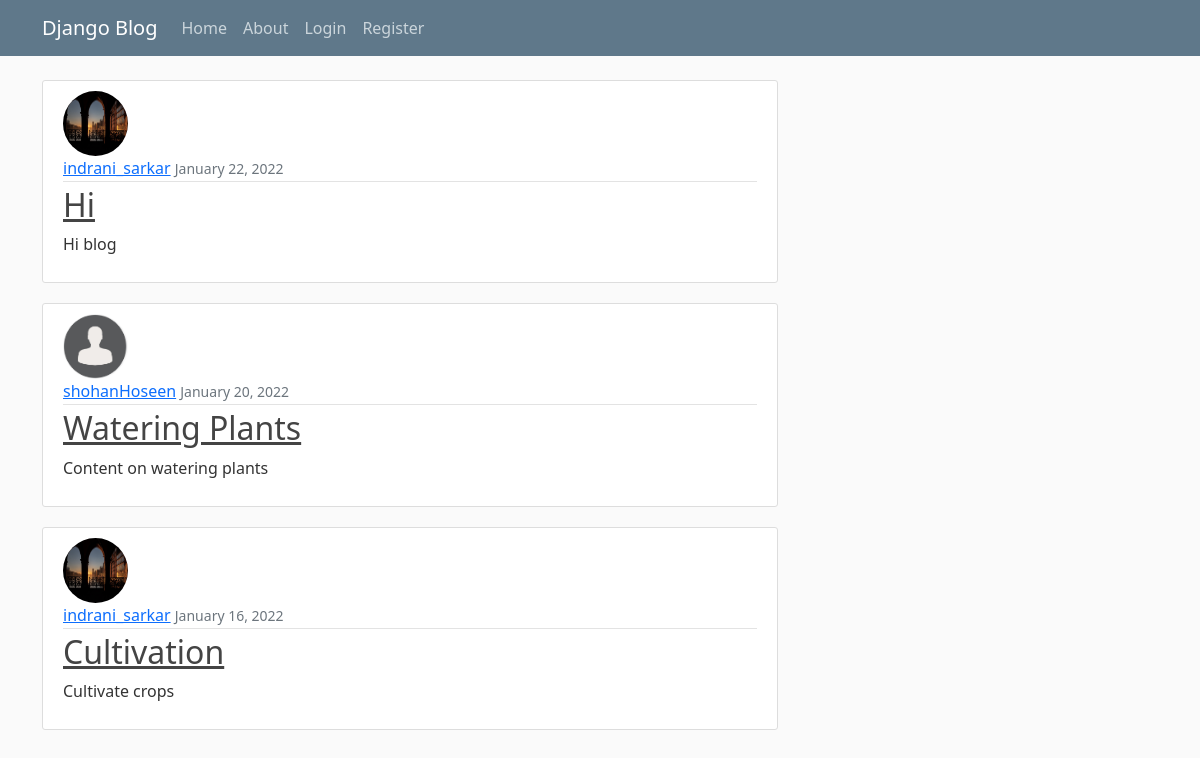
Before: /blog_dashboard/ with the older database file.
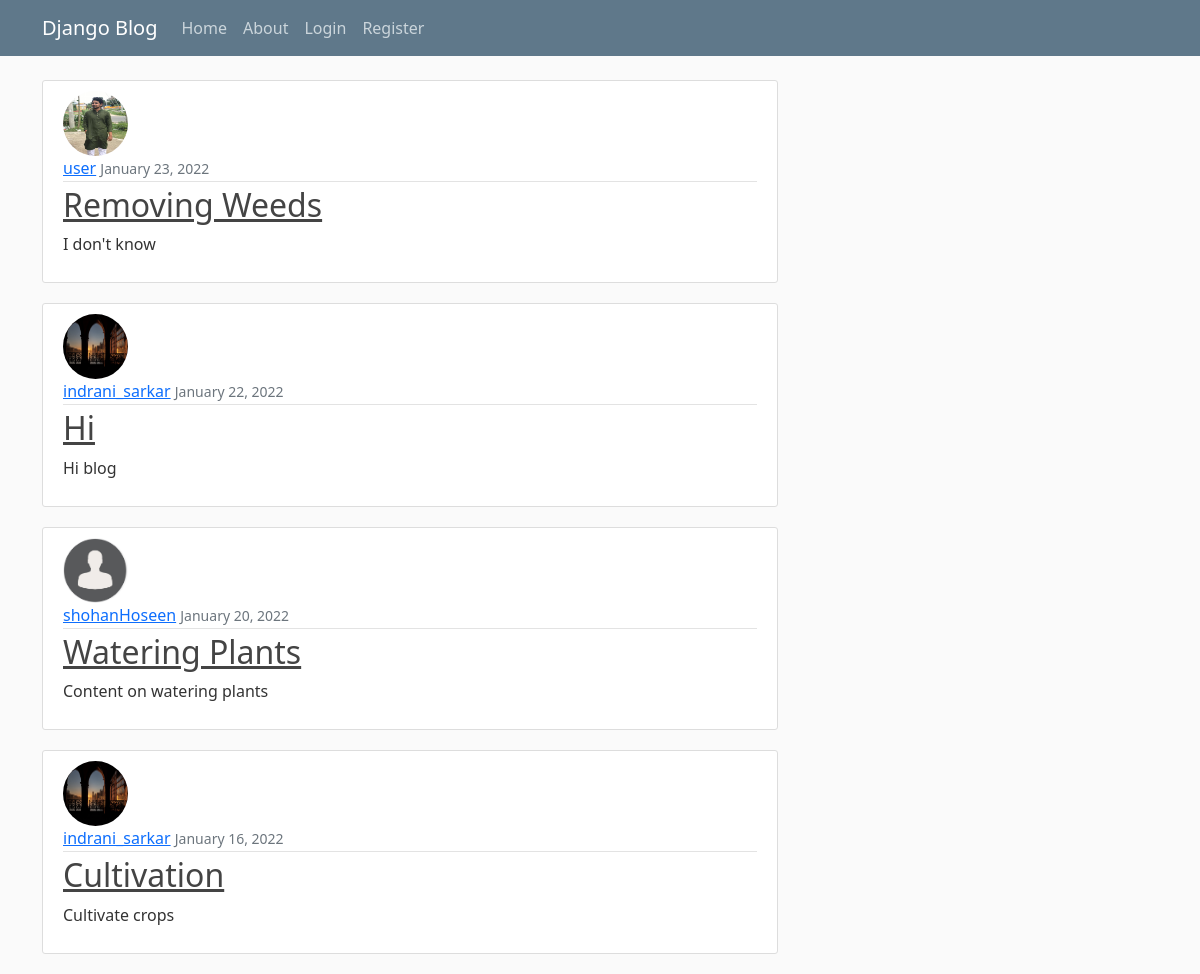
After: the same page with the newer database file.
### BlogSupport/models.py (models this page shows, shortened)
class Post(models.Model):
    postTitle = models.CharField(max_length=100)
    postContent = models.TextField()
    datePosted = models.DateTimeField(default=timezone.now)
    author = models.ForeignKey(User, on_delete=models.CASCADE)

### Users/models.py (models this page shows, shortened)
class Profile(models.Model):
    user = models.OneToOneField(User, on_delete=models.CASCADE)
    image = models.ImageField(default='default.jpg', upload_to='profile_pics')

### BlogSupport/views.py (the view)
# urls.py: path('', PostListView.as_view(), name='blog-dashboard'),
class PostListView(ListView):
    model = Post
    template_name = 'BlogSupport/blog_dashboard.html'
    context_object_name = 'blogs'
    ordering = ['-datePosted']  # this is for ordering - for newest to oldest

### BlogSupport/templates/BlogSupport/blog_dashboard.html
{% extends "BlogSupport/base.html" %}
 {% block content %}
    {% for post in blogs %}
    <article class="media content-section">
        <img class="rounded-circle article-img" src="{{ post.author.profile.image.url }}">
  <div class="media-body">
    <div class="article-metadata">
      <a class="mr-2" href="#">{{ post.author }}</a>
      <small class="text-muted">{{ post.datePosted | date:"F d, Y"}}</small>
    </div>
    <h2><a class="article-title" href="{% url 'post-detail' post.id %}">{{ post.postTitle }}</a></h2>
    <p class="article-content">{{ post.postContent }}</p>
  </div>
</article>
    {% endfor %}
 {% endblock content %}

Changed rows visible on the page:
added Post: author.profile.image (picture), author "user", datePosted "January 23, 2022", postTitle "Removing Weeds", postContent "I don't know"
